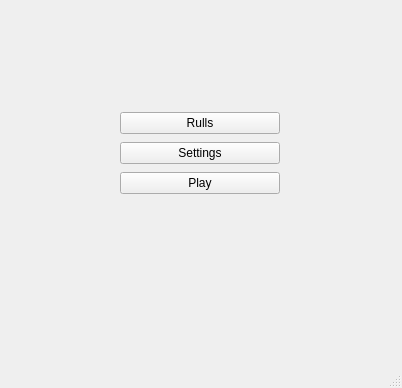
<?xml version="1.0" encoding="UTF-8"?>
<ui version="4.0">
 <class>Menu</class>
 <widget class="QMainWindow" name="Menu">
  <property name="geometry">
   <rect>
    <x>0</x>
    <y>0</y>
    <width>402</width>
    <height>388</height>
   </rect>
  </property>
  <property name="windowTitle">
   <string>MainWindow</string>
  </property>
  <widget class="QWidget" name="centralwidget">
   <widget class="QWidget" name="gridLayoutWidget">
    <property name="geometry">
     <rect>
      <x>120</x>
      <y>110</y>
      <width>160</width>
      <height>89</height>
     </rect>
    </property>
    <layout class="QGridLayout" name="gridLayout">
     <item row="2" column="0">
      <widget class="QPushButton" name="startGame">
       <property name="text">
        <string>Play</string>
       </property>
      </widget>
     </item>
     <item row="1" column="0">
      <widget class="QPushButton" name="OpenSettings">
       <property name="text">
        <string>Settings</string>
       </property>
      </widget>
     </item>
     <item row="0" column="0">
      <widget class="QPushButton" name="getRulls">
       <property name="text">
        <string>Rulls</string>
       </property>
      </widget>
     </item>
    </layout>
   </widget>
  </widget>
  <widget class="QMenuBar" name="menubar">
   <property name="geometry">
    <rect>
     <x>0</x>
     <y>0</y>
     <width>402</width>
     <height>22</height>
    </rect>
   </property>
  </widget>
  <widget class="QStatusBar" name="statusbar"/>
 </widget>
 <resources/>
 <connections/>
</ui>
